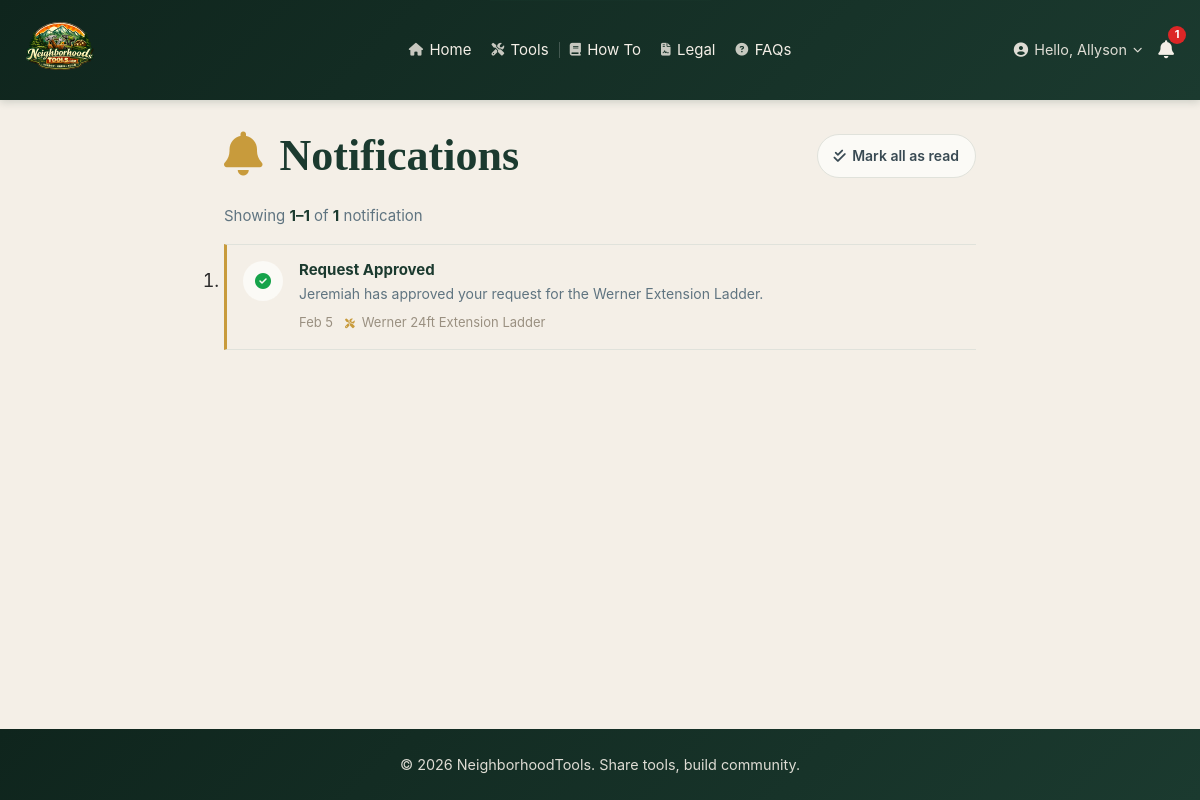
The app's page /notifications (signed in) with its own data.
### tables this page shows
CREATE TABLE notification_ntf (
    id_ntf INT AUTO_INCREMENT PRIMARY KEY,
    id_acc_ntf INT NOT NULL,
    id_ntt_ntf INT NOT NULL,
    title_ntf VARCHAR(255) NOT NULL,
    body_ntf TEXT,
    id_bor_ntf INT,
    is_read_ntf BOOLEAN NOT NULL DEFAULT FALSE,
    read_at_ntf TIMESTAMP NULL DEFAULT NULL,
    created_at_ntf TIMESTAMP DEFAULT CURRENT_TIMESTAMP,
    INDEX idx_unread_timeline_type_ntf (id_acc_ntf, is_read_ntf, created_at_ntf, id_ntt_ntf),
    INDEX idx_borrow_ntf (id_bor_ntf),
    INDEX idx_type_ntf (id_ntt_ntf),
    CONSTRAINT fk_notification_account FOREIGN KEY (id_acc_ntf)
        REFERENCES account_acc (id_acc) ON UPDATE CASCADE ON DELETE CASCADE,
    CONSTRAINT fk_notification_type FOREIGN KEY (id_ntt_ntf)
        REFERENCES notification_type_ntt (id_ntt) ON UPDATE CASCADE ON DELETE RESTRICT,
    CONSTRAINT fk_notification_borrow FOREIGN KEY (id_bor_ntf)
        REFERENCES borrow_bor (id_bor) ON UPDATE CASCADE ON DELETE SET NULL
);

CREATE TABLE notification_type_ntt (
    id_ntt INT AUTO_INCREMENT PRIMARY KEY,
    type_name_ntt VARCHAR(30) NOT NULL UNIQUE
        COMMENT 'request, approval, due, return, rating'
);

CREATE TABLE tool_tol (
    id_tol INT AUTO_INCREMENT PRIMARY KEY,
    tool_name_tol VARCHAR(255) NOT NULL,
    tool_description_tol TEXT,
    id_tcd_tol INT NOT NULL,
    id_acc_tol INT NOT NULL
        COMMENT 'owner account',
    serial_number_tol VARCHAR(50),
    rental_fee_tol DECIMAL(6,2) DEFAULT 0.00
        COMMENT '0 = free sharing',
    default_loan_duration_hours_tol INT DEFAULT 168
        COMMENT 'Owner default in hours; UI converts days/weeks',
    is_available_tol BOOLEAN NOT NULL DEFAULT TRUE
        COMMENT 'Owner listing toggle - see Note for true availability logic',
    is_deposit_required_tol BOOLEAN NOT NULL DEFAULT FALSE
        COMMENT 'Lender requires refundable security deposit',
    default_deposit_amount_tol DECIMAL(8,2) DEFAULT 0.00
        COMMENT 'Default deposit amount; 0 = no deposit required',
    estimated_value_tol DECIMAL(8,2)
        COMMENT 'Estimated tool value for insurance/deposit reference',
    preexisting_conditions_tol TEXT
        COMMENT 'Lender disclosure of any pre-existing damage, wear, or conditions - ToS requirement',
    is_insurance_recommended_tol BOOLEAN NOT NULL DEFAULT FALSE
        COMMENT 'Flag for high-value tools ($1000+) where insurance is recommended',
    created_at_tol TIMESTAMP DEFAULT CURRENT_TIMESTAMP,
    updated_at_tol TIMESTAMP DEFAULT CURRENT_TIMESTAMP ON UPDATE CURRENT_TIMESTAMP,
    INDEX idx_owner_available_tol (id_acc_tol, is_available_tol),
    INDEX idx_condition_tol (id_tcd_tol),
    INDEX idx_available_owner_created_tol (is_available_tol, id_acc_tol, created_at_tol),
    INDEX idx_created_at_tol (created_at_tol),
    INDEX idx_rental_fee_tol (rental_fee_tol),
    INDEX idx_is_deposit_required_tol (is_deposit_required_tol),
    FULLTEXT INDEX fulltext_tool_search_tol (tool_name_tol, tool_description_tol),
    CONSTRAINT fk_tool_condition FOREIGN KEY (id_tcd_tol)
        REFERENCES tool_condition_tcd (id_tcd) ON UPDATE CASCADE ON DELETE RESTRICT,
    CONSTRAINT fk_tool_owner FOREIGN KEY (id_acc_tol)
        REFERENCES account_acc (id_acc) ON UPDATE CASCADE ON DELETE RESTRICT,
    CONSTRAINT chk_rental_fee_non_negative CHECK (rental_fee_tol >= 0),
    CONSTRAINT chk_deposit_amount_non_negative CHECK (default_deposit_amount_tol >= 0),
    CONSTRAINT chk_estimated_value_non_negative CHECK (estimated_value_tol IS NULL OR estimated_value_tol >= 0)
);

### src/Core/base_controller.php (called while the page is built, shortened)
<?php
class BaseController
{
    private static ?array $cachedTos = null;
    private static bool $tosCacheLoaded = false;
    private static ?int $cachedUnreadCount = null;
    private static bool $unreadCacheLoaded = false;
    protected function getSharedData(): array
    {
        $isLoggedIn = !empty($_SESSION['logged_in']);
        $authUser = $isLoggedIn
            ? [
                'id'         => (int) $_SESSION['user_id'],
                'name'       => $_SESSION['user_name'] ?? '',
                'first_name' => $_SESSION['user_first_name'] ?? '',
                'role'       => $_SESSION['user_role'] ?? 'member',
                'avatar'     => $_SESSION['user_avatar'] ?? null,
            ]
            : null;
        if (!self::$tosCacheLoaded) {
            self::$cachedTos = Tos::getCurrent();
            self::$tosCacheLoaded = true;
        }
        $currentTos = self::$cachedTos;
        $tosAccepted = $currentTos === null
            || !$isLoggedIn
            || Tos::hasUserAccepted(accountId: $authUser['id'], tosId: (int) $currentTos['id_tos']);
        if (!self::$unreadCacheLoaded) {
            self::$cachedUnreadCount = $isLoggedIn
                ? Notification::getUnreadCount($authUser['id'])
                : 0;
            self::$unreadCacheLoaded = true;
        }
        $backUrl = '/';
        $referer = $_SERVER['HTTP_REFERER'] ?? '';
        if ($referer !== '') {
            $parsed  = parse_url($referer);
            $refHost = ($parsed['host'] ?? '') . (isset($parsed['port']) ? ':' . $parsed['port'] : '');
            $curHost = $_SERVER['HTTP_HOST'] ?? '';
            if ($refHost === $curHost && isset($parsed['path'])) {
                $backUrl = $parsed['path'];
            }
        }
        return [
            'isLoggedIn'  => $isLoggedIn,
            'authUser'    => $authUser,
            'csrfToken'   => $_SESSION['csrf_token'] ?? '',
            'currentPage' => parse_url($_SERVER['REQUEST_URI'] ?? '/', PHP_URL_PATH) ?: '/',
            'currentTos'  => $currentTos,
            'tosAccepted' => $tosAccepted,
            'unreadCount' => self::$cachedUnreadCount,
            'backUrl'     => $backUrl,
        ];
    }
    protected function render(string $view, array $data = []): void
    {
        extract(array_merge($this->getSharedData(), $data));
        require BASE_PATH . '/src/Views/' . $view . '.php';
        require BASE_PATH . '/src/Views/layouts/main.php';
    }
}

### src/Controllers/notification_controller.php (called while the page is built, shortened)
<?php
class NotificationController extends BaseController
{
    public function index(): void
    {
        $userId = (int) $_SESSION['user_id'];
        $page   = max(1, (int) ($_GET['page'] ?? 1));
        $offset = ($page - 1) * self::PER_PAGE;
        try {
            $notifications = Notification::getForUser(
                accountId: $userId,
                limit: self::PER_PAGE,
                offset: $offset,
            );
            $totalCount = Notification::getCountForUser($userId);
        } catch (\Throwable $e) {
            error_log('NotificationController::index — ' . $e->getMessage());
            $notifications = [];
            $totalCount    = 0;
        }
        $totalPages = (int) ceil($totalCount / self::PER_PAGE) ?: 1;
        $this->render('notifications/index', [
            'title'         => 'Notifications — NeighborhoodTools',
            'description'   => 'Your notifications and alerts.',
            'pageCss'       => ['notifications.css'],
            'notifications' => $notifications,
            'totalCount'    => $totalCount,
            'page'          => $page,
            'totalPages'    => $totalPages,
            'perPage'       => self::PER_PAGE,
        ]);
    }
}

### src/Models/notification.php (called while the page is built, shortened)
<?php
class Notification
{
    public static function getForUser(int $accountId, int $limit = 12, int $offset = 0): array
    {
        $pdo = Database::connection();
        $sql = "
            SELECT
                ntf.id_ntf,
                ntt.type_name_ntt  AS notification_type,
                ntf.title_ntf,
                ntf.body_ntf,
                ntf.is_read_ntf,
                ntf.created_at_ntf,
                ntf.id_bor_ntf,
                t.tool_name_tol    AS related_tool_name,
                bst.status_name_bst AS related_borrow_status
            FROM notification_ntf ntf
            JOIN notification_type_ntt ntt ON ntf.id_ntt_ntf = ntt.id_ntt
            LEFT JOIN borrow_bor b         ON ntf.id_bor_ntf = b.id_bor
            LEFT JOIN tool_tol t           ON b.id_tol_bor = t.id_tol
            LEFT JOIN borrow_status_bst bst ON b.id_bst_bor = bst.id_bst
            WHERE ntf.id_acc_ntf = :account_id
            ORDER BY ntf.created_at_ntf DESC
            LIMIT :limit OFFSET :offset
        ";
        $stmt = $pdo->prepare($sql);
        $stmt->bindValue(':account_id', $accountId, PDO::PARAM_INT);
        $stmt->bindValue(':limit', $limit, PDO::PARAM_INT);
        $stmt->bindValue(':offset', $offset, PDO::PARAM_INT);
        $stmt->execute();
        return $stmt->fetchAll();
    }
    public static function getCountForUser(int $accountId): int
    {
        $pdo = Database::connection();
        $stmt = $pdo->prepare("
            SELECT COUNT(*)
            FROM notification_ntf
            WHERE id_acc_ntf = :account_id
        ");
        $stmt->bindValue(':account_id', $accountId, PDO::PARAM_INT);
        $stmt->execute();
        return (int) $stmt->fetchColumn();
    }
}

### src/Views/notifications/index.php (the view, shortened to what this page needs)
<?php
$typeIcon = static fn(string $type): string => match ($type) {
    'request'  => 'fa-hand',
    'approval' => 'fa-circle-check',
    'due'      => 'fa-clock',
    'return'   => 'fa-rotate-left',
    'rating'   => 'fa-star',
    default    => 'fa-bell',
};
$relativeTime = static function (string $timestamp): string {
    $now  = new DateTimeImmutable('now');
    $then = new DateTimeImmutable($timestamp);
    $diff = $now->getTimestamp() - $then->getTimestamp();
    if ($diff < 60) {
        return 'Just now';
    }
    $minutes = (int) floor($diff / 60);
    if ($minutes < 60) {
        return $minutes === 1 ? '1 minute ago' : "{$minutes} minutes ago";
    }
    $hours = (int) floor($diff / 3600);
    if ($hours < 24) {
        return $hours === 1 ? '1 hour ago' : "{$hours} hours ago";
    }
    $days = (int) floor($diff / 86400);
    if ($days === 1) {
        return 'Yesterday';
    }
    if ($days < 7) {
        return "{$days} days ago";
    }
    return $then->format('Y') === $now->format('Y')
        ? $then->format('M j')
        : $then->format('M j, Y');
};
$rangeStart = $totalCount > 0 ? (($page - 1) * $perPage) + 1 : 0;
$rangeEnd   = min($page * $perPage, $totalCount);
?>
<section aria-labelledby="notifications-heading">
  <header>
    <h1 id="notifications-heading">
      <i class="fa-solid fa-bell" aria-hidden="true"></i> Notifications
    </h1>
    <?php if ($unreadCount > 0): ?>
      <form action="/notifications/read" method="post">
        <button type="submit">
          <i class="fa-solid fa-check-double" aria-hidden="true"></i> Mark all as read
        </button>
      </form>
    <?php endif; ?>
  </header>
  <div aria-live="polite" aria-atomic="true">
    <?php if ($totalCount > 0): ?>
      <p>
        Showing <strong><?= $rangeStart ?>–<?= $rangeEnd ?></strong> of
        <strong><?= number_format($totalCount) ?></strong>
        notification<?= $totalCount !== 1 ? 's' : '' ?>
      </p>
    <?php endif; ?>
  </div>
  <?php if (!empty($notifications)): ?>
    <ol>
      <?php foreach ($notifications as $ntf):
        $isRead = !empty($ntf['is_read_ntf']);
        $type   = $ntf['notification_type'] ?? 'request';
        $icon   = $typeIcon($type);
        $link   = ($ntf['id_bor_ntf'] ?? null) !== null ? '/dashboard' : null;
      ?>
        <li data-type="<?= htmlspecialchars($type) ?>"<?= $isRead ? '' : ' data-unread' ?>>
          <article>
            <span aria-hidden="true">
              <i class="fa-solid <?= $icon ?>" aria-hidden="true"></i>
            </span>
            <div>
              <?php if ($link !== null): ?>
                <a href="<?= $link ?>">
                  <h2><?= htmlspecialchars($ntf['title_ntf']) ?></h2>
                </a>
              <?php else: ?>
                <h2><?= htmlspecialchars($ntf['title_ntf']) ?></h2>
              <?php endif; ?>
              <?php if (!empty($ntf['body_ntf'])): ?>
                <p><?= htmlspecialchars($ntf['body_ntf']) ?></p>
              <?php endif; ?>
              <footer>
                <time datetime="<?= htmlspecialchars($ntf['created_at_ntf']) ?>">
                  <?= htmlspecialchars($relativeTime($ntf['created_at_ntf'])) ?>
                </time>
                <?php if (!empty($ntf['related_tool_name'])): ?>
                  <span>
                    <i class="fa-solid fa-screwdriver-wrench" aria-hidden="true"></i>
                    <?= htmlspecialchars($ntf['related_tool_name']) ?>
                  </span>
                <?php endif; ?>
              </footer>
            </div>
          </article>
        </li>
      <?php endforeach; ?>
    </ol>
  <?php endif; ?>
</section>

### public/index.php (shortened to what this page needs)
<?php
$routes    = require BASE_PATH . '/config/routes.php';
$method = $_SERVER['REQUEST_METHOD'];
$uri    = parse_url($_SERVER['REQUEST_URI'], PHP_URL_PATH);
if ($uri !== '/') {
    $uri = rtrim($uri, '/');
}
try {
    foreach ($routes as $route => $handler) {
        [$routeMethod, $routePath] = explode(' ', $route, 2);
        if ($method !== $routeMethod) {
            continue;
        }
        $pattern = preg_replace('/\{([a-zA-Z]+)\}/', '(?P<$1>[^/]+)', $routePath);
        $pattern = '#^' . $pattern . '$#';
        if (preg_match($pattern, $uri, $matches)) {
            [$controllerClass, $action] = $handler;
            $params = array_filter($matches, 'is_string', ARRAY_FILTER_USE_KEY);
            $controller = new $controllerClass();
            $controller->$action(...array_values($params));
            break;
        }
    }
} catch (\Throwable $e) {
    http_response_code(500);
    error_log($e->getMessage() . ' in ' . $e->getFile() . ':' . $e->getLine());
    require BASE_PATH . '/src/Views/errors/500.php';
}

### records on screen
notification_ntf: title_ntf "Request Approved", body_ntf "Jeremiah has approved your request for the Werner Extension Ladder.", created_at_ntf "Feb 5", tool_tol.tool_name_tol "Werner 24ft Extension Ladder"

### other values on screen
$rangeStart "1"
$rangeEnd "1"
$totalCount "1"
